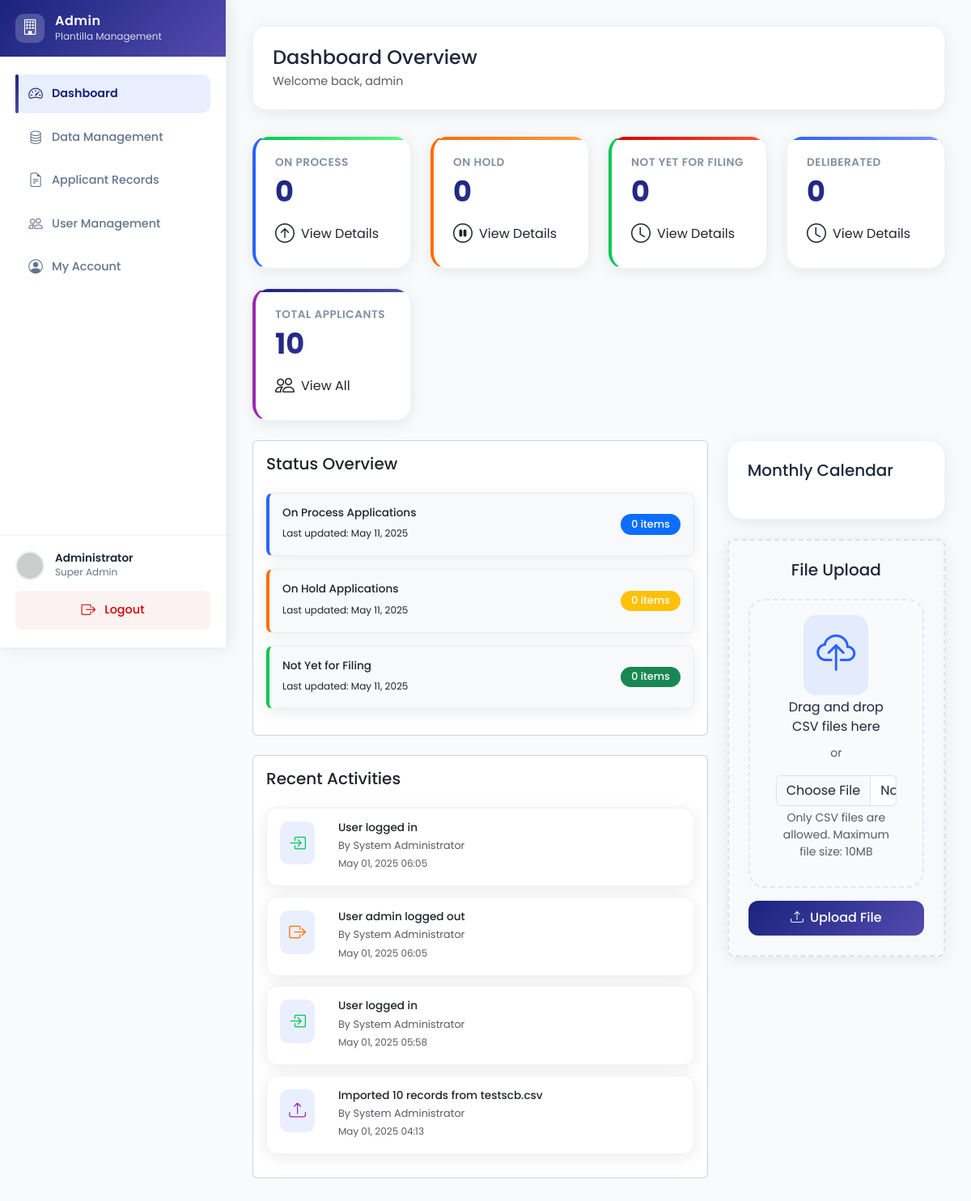
The page /admin/dashboard.php (signed in) on the database as committed earlier.
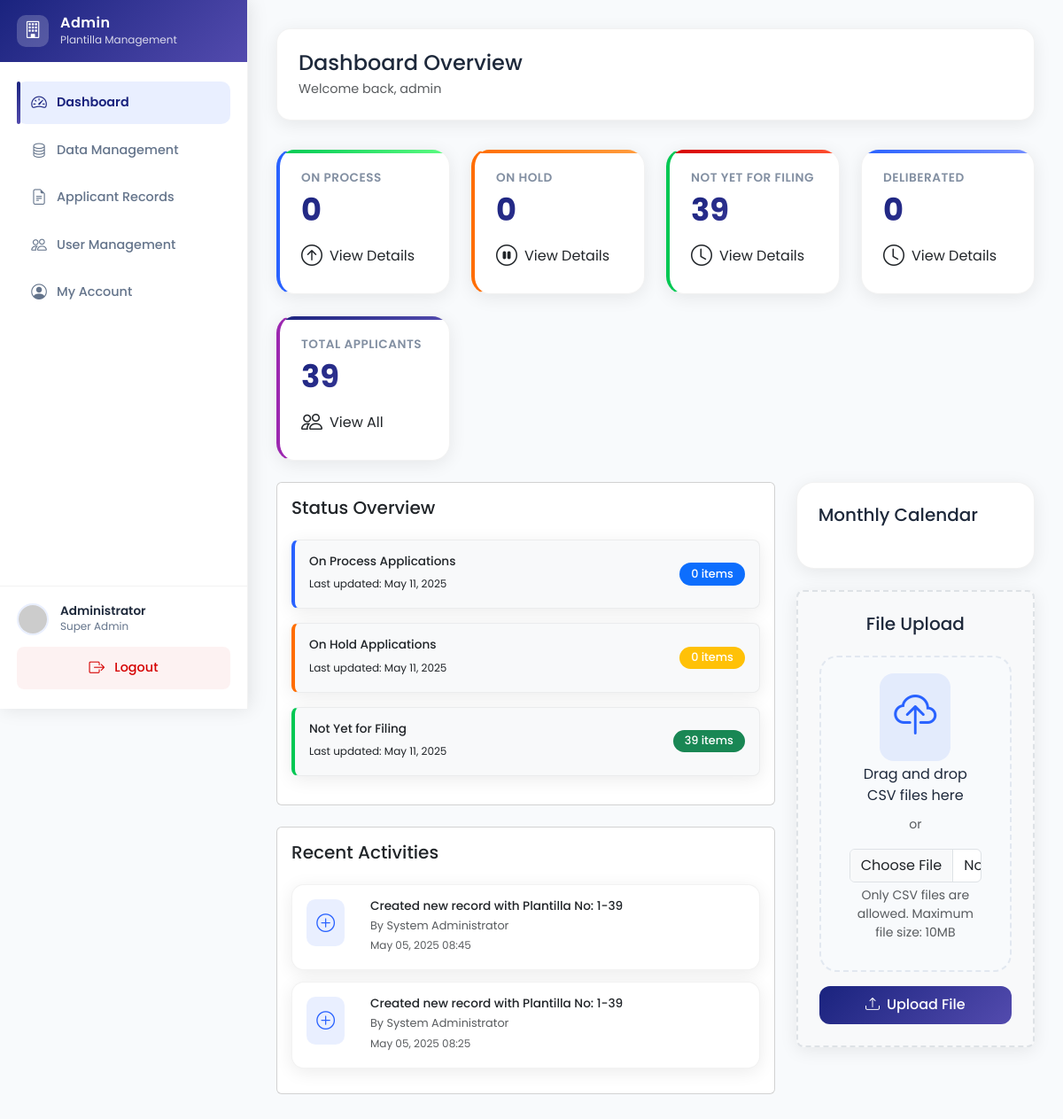
The same page on the database as committed later.
### tables this page shows
CREATE TABLE `activity_logs` (
  `id` int(11) NOT NULL,
  `user_id` int(11) NOT NULL,
  `activity_type` enum('login','logout','create','update','delete','upload','download') NOT NULL,
  `description` text DEFAULT NULL,
  `ip_address` varchar(45) DEFAULT NULL,
  `created_at` timestamp NOT NULL DEFAULT current_timestamp()
);

CREATE TABLE `users` (
  `id` int(11) NOT NULL,
  `username` varchar(50) NOT NULL,
  `password` varchar(255) NOT NULL,
  `email` varchar(100) NOT NULL,
  `first_name` varchar(50) NOT NULL,
  `last_name` varchar(50) NOT NULL,
  `role` enum('admin','manager','user') NOT NULL DEFAULT 'user',
  `status` enum('active','inactive') NOT NULL DEFAULT 'active',
  `photo` varchar(255) DEFAULT NULL,
  `last_login` datetime DEFAULT NULL,
  `created_at` timestamp NOT NULL DEFAULT current_timestamp(),
  `updated_at` timestamp NOT NULL DEFAULT current_timestamp() ON UPDATE current_timestamp()
);

### admin/dashboard.php (the view, shortened to what the changed rows need)
<?php
include '../dbconnection.php';
$stmt = $conn->prepare("
    SELECT
        COUNT(CASE WHEN status = 'On Process' THEN 1 END) as on_process,
        COUNT(CASE WHEN status = 'On-Hold' THEN 1 END) as on_hold,
        COUNT(CASE WHEN status = 'Not Yet for Filing' THEN 1 END) as not_yet_filing,
        COUNT(CASE WHEN status = 'Deliberated' THEN 1 END) as deliberated,
        COUNT(*) as total_applicants
    FROM records
");
$stmt->execute();
$stats = $stmt->get_result()->fetch_assoc();
$stmt = $conn->prepare("
    SELECT al.*, u.first_name, u.last_name
    FROM activity_logs al
    JOIN users u ON al.user_id = u.id
    ORDER BY al.created_at DESC
    LIMIT 5
");
$stmt->execute();
$recent_activities = $stmt->get_result()->fetch_all(MYSQLI_ASSOC);
?>
<!DOCTYPE html>
<html lang="en">
<head>
    <link href="https://cdn.jsdelivr.net/npm/bootstrap@5.3.0/dist/css/bootstrap.min.css" rel="stylesheet">
    <link rel="stylesheet" href="https://cdn.jsdelivr.net/npm/bootstrap-icons@1.11.0/font/bootstrap-icons.css">
    <link rel="stylesheet" href="https://cdn.jsdelivr.net/npm/fullcalendar@5.11.0/main.min.css">
    <link rel="stylesheet" href="../assets/css/styles.css">
</head>
<body>
    <div class="main-content">
        <div class="dashboard-header">
            <div class="d-flex justify-content-between align-items-center">
                <div>
                    <h2 class="mb-1">Dashboard Overview</h2>
                </div>
            </div>
        </div>
        <div class="row g-4 mb-4">
            <div class="col-md-3">
                <div class="card dashboard-card card-on-process" onclick="window.location.href='applicant_records.php?status=In Progress'">
                    <div class="card-body">
                        <h2 class="card-value"><?php echo $stats['on_process']; ?></h2>
                    </div>
                </div>
            </div>
            <div class="col-md-3">
                <div class="card dashboard-card card-on-hold" onclick="window.location.href='applicant_records.php?status=On-Hold'">
                    <div class="card-body">
                        <h2 class="card-value"><?php echo $stats['on_hold']; ?></h2>
                    </div>
                </div>
            </div>
            <div class="col-md-3">
                <div class="card dashboard-card card-not-filing" onclick="window.location.href='applicant_records.php?status=Not Yet for Filing'">
                    <div class="card-body">
                        <h5 class="card-title">Not Yet for Filing</h5>
                        <h2 class="card-value"><?php echo $stats['not_yet_filing']; ?></h2>
                        <div class="d-flex align-items-center">
                            <i class="bi bi-clock fs-4 me-2"></i>
                            <span>View Details</span>
                        </div>
                    </div>
                </div>
            </div>
            <div class="col-md-3">
                <div class="card dashboard-card card-deliberated" onclick="window.location.href='applicant_records.php?status=Deliberated'">
                    <div class="card-body">
                        <h2 class="card-value"><?php echo $stats['deliberated']; ?></h2>
                    </div>
                </div>
            </div>
            <div class="col-md-3">
                <div class="card dashboard-card card-total" onclick="window.location.href='applicant_records.php'">
                    <div class="card-body">
                        <h5 class="card-title">Total Applicants</h5>
                        <h2 class="card-value"><?php echo $stats['total_applicants']; ?></h2>
                        <div class="d-flex align-items-center">
                            <i class="bi bi-people fs-4 me-2"></i>
                            <span>View All</span>
                        </div>
                    </div>
                </div>
            </div>
        </div>
        <div class="row g-4">
            <div class="col-lg-8">
                <div class="card mb-4">
                    <div class="card-body">
                        <div class="status-box status-not-filing" onclick="window.location.href='applicant_records.php?remarks=Not Yet for Filling up'">
                            <div class="d-flex justify-content-between align-items-center">
                                <div>
                                    <h6 class="mb-1">Not Yet for Filing</h6>
                                    <small>Last updated: <?php echo date('M d, Y'); ?></small>
                                </div>
                                <span class="badge bg-success"><?php echo $stats['not_yet_filing']; ?> items</span>
                            </div>
                        </div>
                    </div>
                </div>
                <div class="card">
                    <div class="card-body">
                        <?php foreach ($recent_activities as $activity): ?>
                            <div class="activity-item">
                                <div class="d-flex align-items-start">
                                    <i class="bi <?php
                                        echo match($activity['activity_type']) {
                                            'login' => 'bi-box-arrow-in-right',
                                            'logout' => 'bi-box-arrow-right',
                                            'create' => 'bi-plus-circle',
                                            'update' => 'bi-pencil',
                                            'delete' => 'bi-trash',
                                            'upload' => 'bi-upload',
                                            'download' => 'bi-download',
                                            default => 'bi-circle'
                                        };
                                    ?>" style="color: <?php
                                        echo match($activity['activity_type']) {
                                            'login' => '#00C853',
                                            'logout' => '#FF6D00',
                                            'create' => '#2962FF',
                                            'update' => '#FFD600',
                                            'delete' => '#D50000',
                                            'upload' => '#9C27B0',
                                            'download' => '#00BCD4',
                                            default => '#9E9E9E'
                                        };
                                    ?>"></i>
                                    <div class="ms-3">
                                        <h6 class="mb-1"><?php echo htmlspecialchars($activity['description']); ?></h6>
                                        <p class="text-muted mb-0">By <?php echo htmlspecialchars($activity['first_name'] . ' ' . $activity['last_name']); ?></p>
                                        <small class="text-muted"><?php echo date('M d, Y H:i', strtotime($activity['created_at'])); ?></small>
                                    </div>
                                </div>
                            </div>
                        <?php endforeach; ?>
                    </div>
                </div>
            </div>
        </div>
    </div>
</body>
</html>

Rows that differ between the two databases and show on the page:
removed activity_logs: description "User logged in", user.last_name "System Administrator", created_at "May 01, 2025 06:05"
removed activity_logs: description "User admin logged out", user.last_name "System Administrator", created_at "May 01, 2025 06:05"
removed activity_logs: description "User logged in", user.last_name "System Administrator", created_at "May 01, 2025 05:58"
removed activity_logs: description "Imported 10 records from testscb.csv", user.last_name "System Administrator", created_at "May 01, 2025 04:13"
added activity_logs: description "Created new record with Plantilla No: 1-39", user.last_name "System Administrator", created_at "May 05, 2025 08:45"
added activity_logs: description "Created new record with Plantilla No: 1-39", user.last_name "System Administrator", created_at "May 05, 2025 08:25"
Other text that changed with them:
$stats['not_yet_filing']: "0" → "39"
$stats['total_applicants']: "10" → "39"
